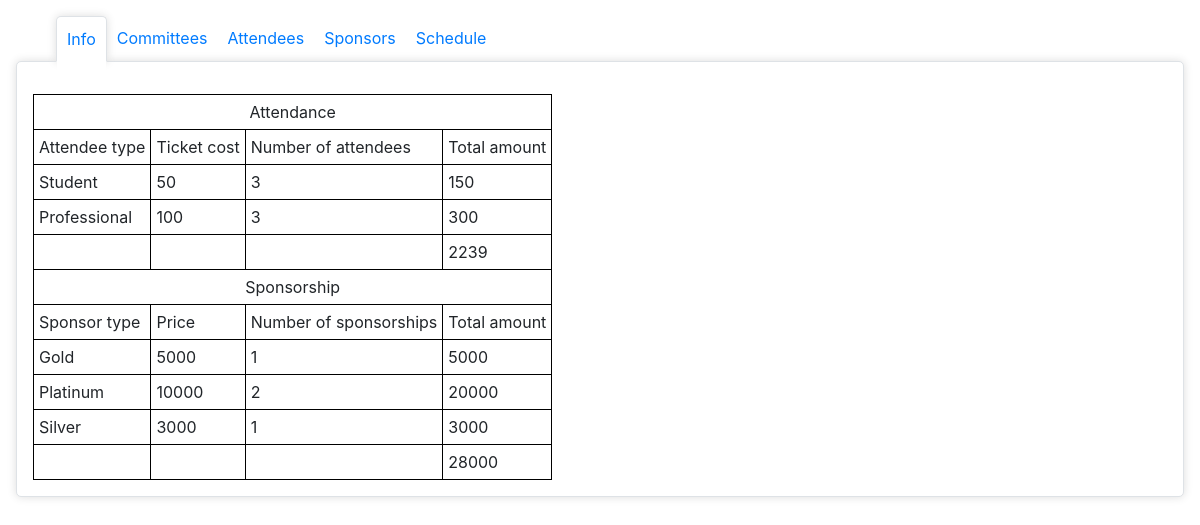
Screenshot of /info/info.php with the database file from the repository.
### tables this page shows
CREATE TABLE `sponsor_type` (
	`class` VARCHAR(8) NOT NULL,
	`email_limit` INT NOT NULL,
	`cost` INT NOT NULL,
	PRIMARY KEY (`class`)
);

### util/DBController.php (called while the page is built, shortened)
<?php
class DBController {
    private $host = "localhost";
    private $username = "root";
    private $dbname = "conference";
    private $conn;
    function __construct() {
	$this->conn = $this->connectDB();
    }
    function connectDB() {
	$conn = new PDO("mysql:host=$this->host;dbname=$this->dbname", $this->username);
        return $conn;
    }
    function runQuery($query) {
	$statement = $this->conn->prepare($query);
	$statement->execute();
	return $statement->fetchAll(PDO::FETCH_ASSOC);
    }
}
?>

### info/info.php (the view, shortened to what this page needs)
<!DOCTYPE html>
<html>
    <head>
        <link rel="stylesheet" href="https://stackpath.bootstrapcdn.com/bootstrap/4.3.1/css/bootstrap.min.css">
        <link rel="stylesheet" href="/332demo/css/style.css" />
    </head>
    <body>
        <div id="tabs">
            <ul>
                <li class="active"><a href="/332demo/info/info.php">Info</a></li>
                <li><a href="/332demo/committee/committee.php">Committees</a></li>
                <li><a href="/332demo/attendee/attendee.php">Attendees</a></li>
                <li><a href="/332demo/sponsor/sponsor.php">Sponsors</a></li>
                <li><a href="/332demo/schedule/schedule.php">Schedule</a></li>
            </ul>
        </div>
        <div class="content">
        <?php
            include '../util/DBController.php';
            $db_handle = new DBController();
            $numStudents = $db_handle->runQuery("SELECT COUNT(id) as num FROM student ")[0]['num'];
            $numProfessionals = $db_handle->runQuery("SELECT COUNT(id) as num FROM professional ")[0]['num'];
            $attendanceSum = $db_handle->runQuery("SELECT SUM(price) as sum FROM attendee")[0]['sum'];
            $sponsorships = $db_handle->runQuery("SELECT st.class, cost, COUNT(st.class), SUM(cost)
                FROM sponsor_company sc INNER JOIN sponsor_type st ON sc.class = st.class
                GROUP BY st.class");
            $sponsorSum = $db_handle->runQuery("SELECT SUM(cost) as sum
                FROM sponsor_company sc
                INNER JOIN sponsor_type st ON sc.class = st.class")[0]['sum'];
        ?>
        <table>
            <tr>
                <td style="text-align: center;" colspan="4">Attendance</td>
            </tr>
            <tr>
                <td>Attendee type</td>
                <td>Ticket cost</td>
                <td>Number of attendees</td>
                <td>Total amount</td>
            </tr>
            <tr>
                <td>Student</td>
                <td>50</td>
                <td><?php echo $numStudents;?></td>
                <td><?php echo $numStudents * 50;?></td>
            </tr>
            <tr>
                <td>Professional</td>
                <td>100</td>
                <td><?php echo $numProfessionals;?></td>
                <td><?php echo $numProfessionals * 100;?></td>
            </tr>
            <tr>
                <td></td><td></td><td></td>
                <td><?php echo $attendanceSum; ?></td>
            </tr>
            <tr>
                <td style="text-align: center;" colspan="4">Sponsorship</td>
            </tr>
            <tr>
                <td>Sponsor type</td>
                <td>Price</td>
                <td>Number of sponsorships</td>
                <td>Total amount</td>
            </tr>
            <?php
                foreach($sponsorships as $row){
                    echo "<tr>";
                    foreach($row as $col){
                        echo "<td>";
                        echo $col;
                        echo "</td>";
                    }
                    echo "</tr>";
                }
            ?>
            <tr>
                <td></td><td></td><td></td>
                <td><?php echo $sponsorSum; ?></td>
            </tr>
        </table>
        </div>
</body>
</html>

### css/style.css (style rules this page uses)
html { height: 100%; width: 100%; }
body { padding: 16px; }
#tabs ul { display: flex; width: 100%; margin: 0; }
#tabs ul li { list-style-type: none; padding: 10px; }
#tabs ul li.active { background: white; border-top-left-radius: 5px; border-top-right-radius: 5px; border: 1px solid; border-color: #dee2e6 #dee2e6 #fff; margin-bottom: -1px; -webkit-box-shadow: 0 0 10px #ddd; box-shadow: 0 0 10px #ddd; position: relative; }
#tabs ul li.active:after { content: ""; position: absolute; top: 100%; height: 10px; left: 0; width: 100%; background: white; }
body >.content { background: white; padding: 16px; border: solid 1px #dee2e6; border-radius: 5px; -webkit-box-shadow: 0 0 10px #ddd; box-shadow: 0 0 10px #ddd; }
table { border: 1px solid black; margin-top: 16px; }
td { border: 1px solid black; padding: 5px; }

### rows the page displays
sponsor_type: class "Gold", col "5000", col "1"
sponsor_type: class "Platinum", cost "10000", col "2", col "20000"
sponsor_type: class "Silver", col "3000", col "1"

### other values shown
$numStudents "3"
$numStudents * 50 "150"
$numProfessionals "3"
$numProfessionals * 100 "300"
$attendanceSum "2239"
$sponsorSum "28000"
